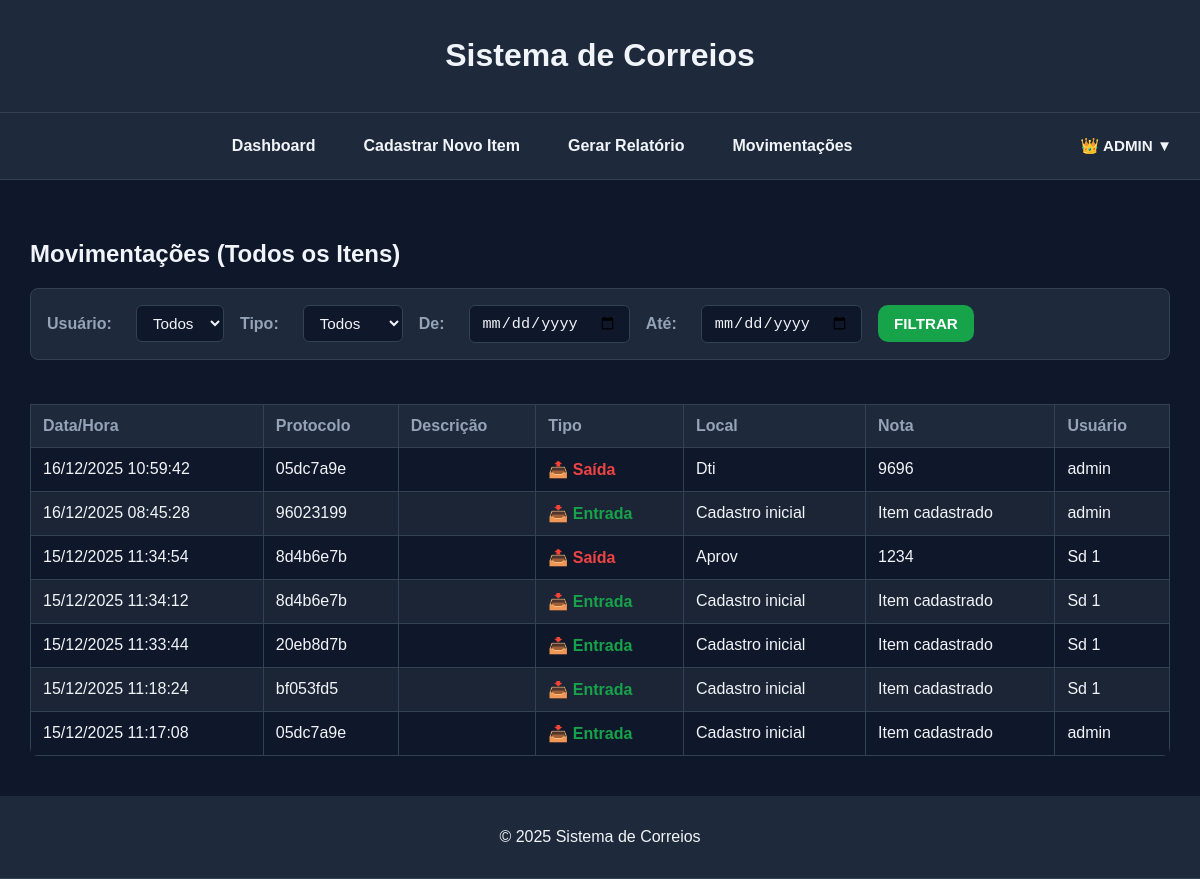
Before: /movimentacoes (signed in) with the older database file.
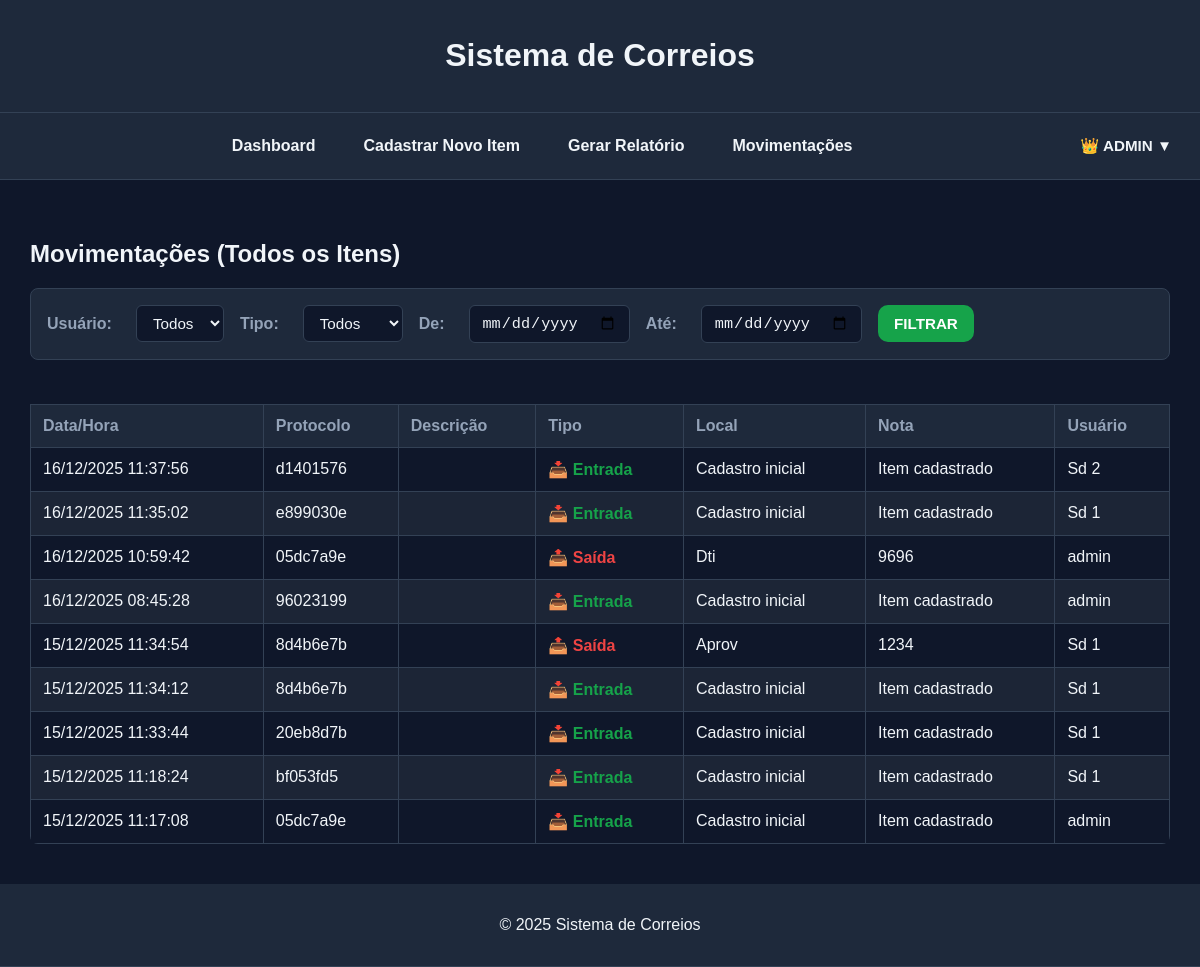
After: the same page with the newer database file.
### app.py (models this page shows, shortened)
class User(UserMixin, db.Model):
    id = db.Column(db.Integer, primary_key=True)
    username = db.Column(db.String(80), unique=True, nullable=False)
    email = db.Column(db.String(120), unique=True, nullable=False)
    password_hash = db.Column(db.String(200), nullable=False)
    role = db.Column(db.String(20), default="user")  # "user" ou "admin"

class Movement(db.Model):
    id = db.Column(db.Integer, primary_key=True)
    protocol = db.Column(db.String(50), nullable=False)
    type = db.Column(db.String(20), nullable=False)  # Entrada ou Saída
    location = db.Column(db.String(100))
    note = db.Column(db.String(200))
    created_at = db.Column(db.DateTime, default=datetime.now)
    user = db.Column(db.String(50), nullable=False)  # Novo campo: usuário responsável

### app.py (the view)
@app.route("/movimentacoes")
@login_required
def movimentacoes():
    query = Movement.query
    user_filter = request.args.get("user")
    if user_filter:
        query = query.filter_by(user=user_filter)
    type_filter = request.args.get("type")
    if type_filter:
        query = query.filter_by(type=type_filter)
    start = request.args.get("start")
    end = request.args.get("end")
    if start:
        query = query.filter(Movement.created_at >= start)
    if end:
        query = query.filter(Movement.created_at <= end)
    movements = query.order_by(Movement.created_at.desc()).all()
    users = User.query.all()  # para popular o select
    return render_template("movimentacoes.html", movements=movements, users=users)

### app.py (called while the page is built)
@login_manager.user_loader
def load_user(user_id):
    return User.query.get(int(user_id))

### templates/movimentacoes.html (shortened to what this page needs)
{% extends "base.html" %}
{% block content %}
<section class="panel-card">
  <h2>Movimentações (Todos os Itens)</h2>
  <form method="GET" action="{{ url_for('movimentacoes') }}" class="filter-form"> <label for="user">Usuário:</label> <select name="user"> <option value="">Todos</option> </select> <label for="type">Tipo:</label> <select name="type"> <option value="">Todos</option> </select> <label for="start">De:</label> <input type="date" name="start" value="{{ request.args.get('start','') }}"> <label for="end">Até:</label> <input type="date" name="end" value="{{ request.args.get('end','') }}"> <button type="submit">Filtrar</button> </form>
  {% if movements %}
    <div class="table-container">
      <table>
        <thead>
          <tr>
              <th>Data/Hora</th>
              <th>Protocolo</th>
              <th>Descrição</th>
              <th>Tipo</th>
              <th>Local</th>
              <th>Nota</th>
              <th>Usuário</th>
            </tr>
          </thead>
          <tbody>
            {% for mov in movements %}
            <tr>
              <td class="nowrap">{{ mov.created_at.strftime("%d/%m/%Y %H:%M:%S") }}</td>
              <td class="nowrap">{{ mov.protocol }}</td>
              <td>{{ mov.description or '' }}</td>
              <td class="{% if mov.type == 'Entrada' %}entrada{% else %}saida{% endif %}"> {% if mov.type == "Entrada" %} 📥 Entrada {% else %} 📤 Saída {% endif %} </td>
              <td>{{ mov.location }}</td>
              <td>{{ mov.note or '' }}</td>
              <td>{{ mov.user }}</td>
            </tr>
            {% endfor %}
        </tbody>
      </table>
    </div>
  {% else %}
    <p>Nenhuma movimentação registrada.</p>
  {% endif %}
</section>
{% endblock %}

### templates/base.html (shortened to what this page needs)
  <!DOCTYPE html>
  <html lang="pt-BR">
  <head>
      <link rel="stylesheet" href="{{ url_for('static', filename='style.css') }}">
  </head>
  <body>
  <header>
      <h1>Sistema de Correios</h1>
  </header>
  <nav>
  {% if current_user and current_user.is_authenticated %}
    <div class="nav-links">
      <a href="{{ url_for('index') }}">Dashboard</a>
      <a href="{{ url_for('new_item') }}">Cadastrar Novo Item</a>
      <a href="{{ url_for('report') }}">Gerar Relatório</a>
  {% if current_user and current_user.is_authenticated and current_user.role == "admin" %}
    <a href="{{ url_for('movimentacoes') }}">Movimentações</a>
  {% endif %}
    </div>
  {% endif %}
  <div class="nav-right">
    {% if current_user and current_user.is_authenticated %}
      <div class="user-menu">
        <button class="user-button">
          {% if current_user.role == "admin" %}
            👑 {{ current_user.username }} ▼
          {% else %}
            👤 {{ current_user.username }} ▼
          {% endif %}
        </button>
      </div>
    {% else %}
      <a href="{{ url_for('login') }}" class="btn-secondary">Login</a>
    {% endif %}
  </div>
</nav>
  <main class="content-container">
      {% block content %}{% endblock %}
    </main>
  <footer>
      <p>&copy; 2025 Sistema de Correios</p>
  </footer>
  </body>
  </html>

### static/style.css (style rules this page uses)
:root { --bg: #0f172a; --panel: #1e293b; --text: #f1f5f9; --muted: #94a3b8; --border: #334155; --primary: #16a34a; --primary-dark: #15803d; --danger: #ef4444; --danger-dark: #b91c1c; --info: #3b82f6; --info-dark: #1e40af; }
body { background-color: var(--bg); color: var(--text); font-family: Arial, sans-serif; margin: 0; padding: 0; }
header, footer { background-color: var(--panel); padding: 16px; text-align: center; border-bottom: 1px solid var(--border); }
nav { background-color: var(--panel); padding: 16px; display: flex; align-items: center; border-bottom: 1px solid var(--border); }
.nav-links { flex: 1; display: flex; justify-content: center; gap: 24px; flex-wrap: wrap; }
.nav-right { margin-left: auto; }
nav a { color: var(--text); text-decoration: none; font-weight: bold; padding: 8px 12px; border-radius: 6px; }
.user-menu { position: relative; display: inline-block; }
.user-button { background: transparent; border: none; color: var(--text); font-weight: bold; cursor: pointer; padding: 8px 12px; border-radius: 6px; }
main { padding: 40px 20px; max-width: 95vw; margin: 0 auto; }
button, .btn-primary, .btn-secondary, a.btn-primary, a.btn-secondary, a.btn-out, a.btn-in, a.btn-info { font-family: Arial, sans-serif; font-size: 0.95rem; font-weight: bold; text-transform: uppercase; padding: 10px 16px; border-radius: 10px; cursor: pointer; transition: background 0.3s ease, color 0.3s ease, border-color 0.3s ease; text-decoration: none; display: inline-block; }
.btn-primary, a.btn-primary, a.btn-in, .filter-form button { background-color: var(--primary); color: #fff; border: none; }
.entrada { color: var(--primary); font-weight: bold; }
.saida { color: var(--danger); font-weight: bold; }
.table-container { max-height: 75vh; max-width: 100%; margin: 0 auto; overflow-y: auto; overflow-x: auto; border-radius: 8px; }
table { width: 100%; border-collapse: collapse; margin-top: 20px; }
th, td { padding: 12px; border: 1px solid var(--border); text-align: left; }
th { background-color: var(--panel); color: var(--muted); position: sticky; top: 0; }
tr:nth-child(even) { background-color: #1c2536; }
.filter-form { display: flex; flex-wrap: wrap; gap: 1rem; align-items: center; margin-bottom: 1.5rem; padding: 1rem; background-color: var(--panel); border: 1px solid var(--border); border-radius: 8px; color: var(--text); }
.filter-form label { font-weight: bold; color: var(--muted); margin-right: 0.5rem; }
.filter-form select, .filter-form input[type="date"] { padding: 8px 12px; border: 1px solid var(--border); border-radius: 6px; background-color: var(--bg); color: var(--text); font-size: 0.95rem; }

Changed rows visible on the page:
added Movement: created_at "16/12/2025 11:37:56", protocol "d1401576", type "📥 Entrada", location "Cadastro inicial", note "Item cadastrado", user "Sd 2"
added Movement: created_at "16/12/2025 11:35:02", protocol "e899030e", type "📥 Entrada", location "Cadastro inicial", note "Item cadastrado", user "Sd 1"
